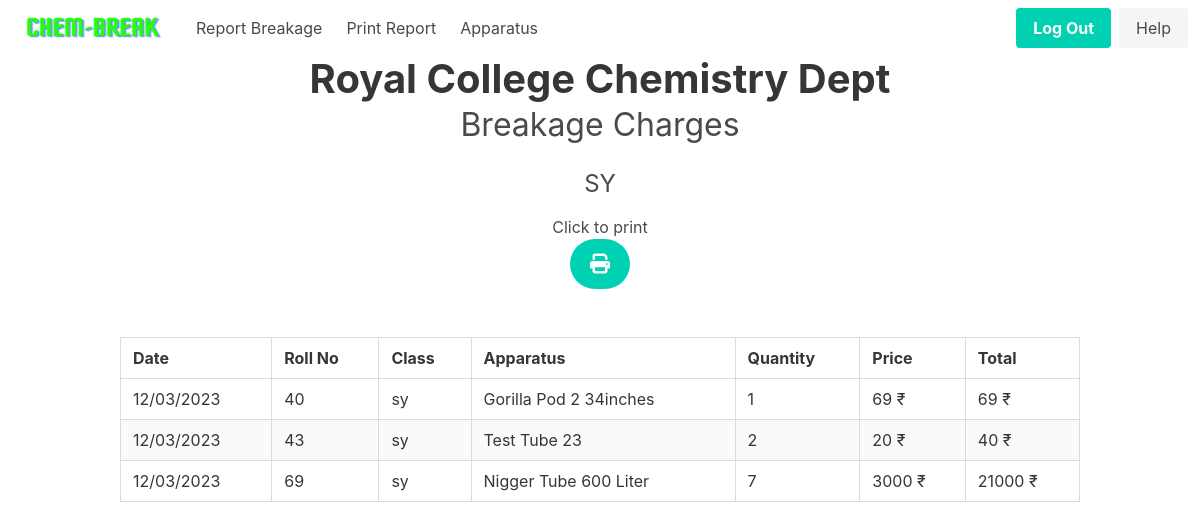
Before: /test/home/records/sy (signed in) with the older database file.
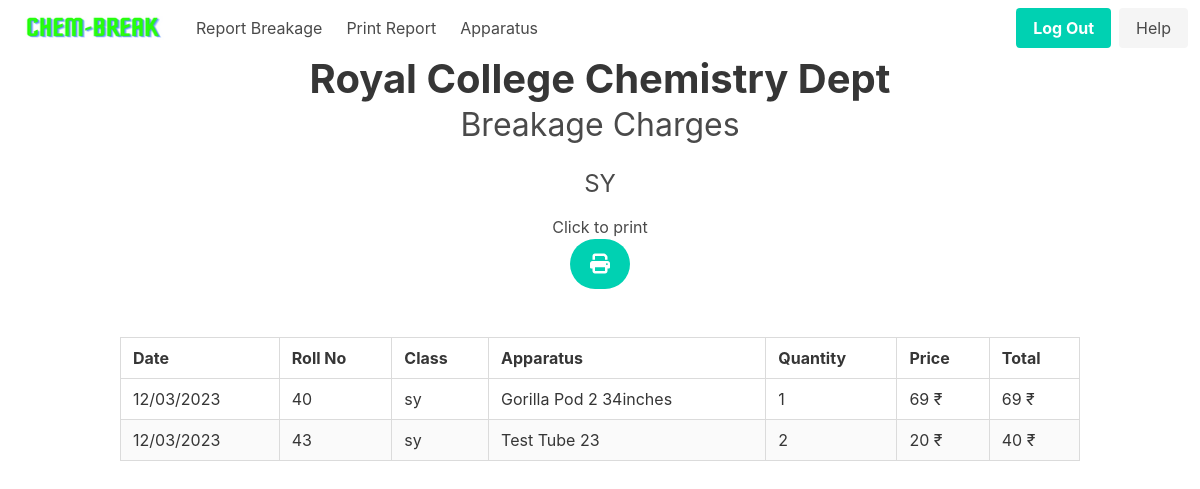
After: the same page with the newer database file.
### app/models.py (models this page shows, shortened)
class Student(db.Model):
    __tablename__ = "student"
    id = db.Column(db.Integer, primary_key=True)
    unique_id = db.Column(db.String(100), unique=True, nullable=False)
    roll_no = db.Column(db.String(10), nullable=False)
    class_ = db.Column(db.String(10), nullable=False)
    section = db.Column(db.String(10), nullable=False, default="Chemistry")
    total_amount = db.relationship('Bank', backref='student', lazy=True)

class Breakage(db.Model):
    __tablename__ = "breakage"
    id = db.Column(db.Integer, primary_key=True)
    date = db.Column(db.DateTime, nullable=False, default=datetime.utcnow)
    item_id = db.Column(db.Integer, db.ForeignKey(
        "apparatus.id"), nullable=False)
    quantity = db.Column(db.Integer, nullable=False)
    student_unique_id = db.Column(db.Integer, db.ForeignKey(
        "student.unique_id"), nullable=False)
    total_ammount = db.Column(db.Integer, nullable=False, default=0)
    student = db.relationship(
        'Student', backref='breakage', lazy=True)
    apparatus = db.relationship(
        'Apparatus', backref='breakage', lazy=True)

class Apparatus(db.Model):
    __tablename__ = "apparatus"
    id = db.Column(db.Integer, primary_key=True)
    name = db.Column(db.String(100), nullable=False)
    size = db.Column(db.String(100), nullable=False)
    price = db.Column(db.Integer, nullable=False)
    apparatus = db.relationship(
        'Breakage', backref='breakage', lazy=True, cascade='all, delete-orphan')

### app/routes.py (the view)
@main.route("/test/home/records/<string:class_name>")
@login_required
def test_class_records(class_name):
    valid_classes = ['fy', 'sy', 'ty']
    if class_name.lower() not in valid_classes:
        abort(404)
    class_students = Student.query.filter_by(class_=class_name.lower()).all()
    view_records = []
    for student in class_students:
        breakages = Breakage.query.join(Apparatus).filter(
            and_(Breakage.student_unique_id == student.unique_id)).all()
        for breakage in breakages:
            view_record = ViewRecord(
                date=breakage.date.strftime('%d/%m/%Y'),
                roll_no=student.roll_no,
                class_=student.class_,
                section=student.section,
                apparatus=breakage.apparatus.name + " " + breakage.apparatus.size,
                quantity=breakage.quantity,
                price=breakage.apparatus.price,
                total_ammount=breakage.quantity * breakage.apparatus.price
            )
            view_records.append(view_record)
    sorted_records = sorted(view_records, key=lambda x: x.roll_no)
    return render_template('class_records.html', records=sorted_records, class_name=class_name.upper())

### app/__init__.py (called while the page is built)
def create_app(config=None):
    app = Flask(__name__)
    if config:
        app.config.from_object(config)
    db.init_app(app)
    login_manager = LoginManager()
    login_manager.login_view = 'auth.login'
    login_manager.init_app(app)
    with app.app_context():
        from app.models import User, Breakage, Student, Apparatus, Record, Bank
        db.create_all()
    from app.models import User
    @login_manager.user_loader
    def load_user(user_id):
        return User.query.get(int(user_id))
    from .auth import auth as auth_blueprint
    app.register_blueprint(auth_blueprint)
    from .routes import main as main_blueprint
    app.register_blueprint(main_blueprint)
    return app

### app/templates/class_records.html (shortened to what this page needs)
{% extends 'nav_base.html' %}
{% block content %}
<div class="container">
    <div class="columns is-vcentered is-center">
        <div class="column">
            <h1 class="title is-2 has-text-centered has-text-weight-bold">Royal College Chemistry Dept</h1>
            <h2 class="subtitle is-3 has-text-centered">Breakage Charges</h2>
            <h3 class="subtitle is-4 has-text-centered">{{ class_name }}</h3>
        </div>
    </div>
</div>
<div class="has-text-centered no-print mt-4">
    <h2>Click to print</h2>
    <a class="button is-primary is-medium is-rounded is-fixed-bottom-right" href="#"
        onclick="window.print(); return false;">
        <span class="icon">
            <i class="fas fa-print"></i>
        </span>
    </a>
</div>
<div class="container mt-6">
    <table class="table is-bordered is-striped is-hoverable is-fullwidth">
        <thead>
            <tr>
                <th>Date</th>
                <th>Roll No</th>
                <th>Class</th>
                <th>Apparatus</th>
                <th>Quantity</th>
                <th>Price</th>
                <th>Total</th>
            </tr>
        </thead>
        <tbody>
            {% for record in records %}
            <tr>
                <td>{{ record.date }}</td>
                <td>{{ record.roll_no }}</td>
                <td>{{ record.class_ }}</td>
                <td>{{ record.apparatus }}</td>
                <td>{{ record.quantity }}</td>
                <td>{{ record.price }} ₹</td>
                <td>{{ record.total_ammount }} ₹</td>
            </tr>
            {% endfor %}
        </tbody>
    </table>
</div>
{% endblock %}

### app/templates/nav_base.html (shortened to what this page needs)
<!DOCTYPE html>
<html lang="en">
<head>
    <link rel="stylesheet" href="https://cdn.jsdelivr.net/npm/bulma@0.9.4/css/bulma.min.css">
    <link rel="stylesheet" href="https://cdnjs.cloudflare.com/ajax/libs/font-awesome/6.3.0/css/all.min.css"
 />
</head>
<body>
    <nav class="navbar no-print" role="navigation" aria-label="main navigation">
        <div class="navbar-brand">
            <a class="navbar-item" href="{{ url_for('main.home') }}">
                <img src="{{ url_for('static', filename='logo-home.png')}}">
            </a>
        </div>
        <div id="navbarBasicExample" class="navbar-menu">
            <div class="navbar-start">
                <a class="navbar-item" href="{{ url_for('main.breakage') }}">
                    Report Breakage
                </a>
                <a class="navbar-item" href="{{ url_for('main.report')}}">
                    Print Report
                </a>
                <a class="navbar-item" href="{{ url_for('main.apparatus') }}">
                    Apparatus
                </a>
            </div>
            <div class="navbar-end">
                <div class="navbar-item">
                    <div class="buttons">
                        <a class="button is-primary" href="{{ url_for('auth.logout')}}">
                            <strong>Log Out</strong>
                        </a>
                        <a class="button is-light" href="{{ url_for('main.help') }}">
                            Help
                        </a>
                    </div>
                </div>
            </div>
        </div>
    </nav>
    {% block content %}
    {% endblock %}
</body>
</html>

### app/templates/nav_base.html (style rules this page uses)
.navbar-brand a img { width: 10rem; height: 10rem; }

Changed rows visible on the page:
removed Breakage: date "12/03/2023", roll_no "69", class_ "sy", apparatus "Nigger Tube 600 Liter", quantity "7", price "3000", total_ammount "21000"
